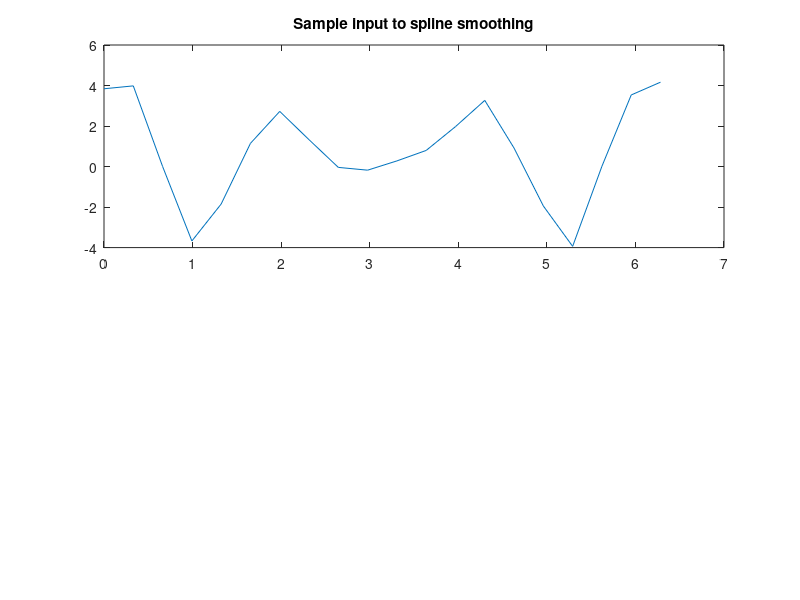

The MATLAB script that drew this image: (Note: this script raises an error after producing the figure.)
% stest.m - spline smoothing example 
% 
% Fred J. Frigo 
% Dec 13, 2001 

vsize = 20; 
w=linspace(0,2*pi, vsize); 

sig = 2.3*cos(3.0*w) + 1.2*sin(4.5*w) + cos(1.92*w); 
sig = sig + rand(1,vsize); 
figure(1); 
subplot(2,1,1); 
plot(w, sig); 
title('Sample input to spline smoothing'); 

smooth_factor = .999999999; 
sig_mag = abs(sig); 
ln_raw = -0.25*log(sig_mag); 
dy = exp(ln_raw); 

% Spline smoothing (DeBoor) 
spline_sig = smooth_spline( sig, dy, vsize, smooth_factor); 
subplot(2,1,2); 
plot(w, spline_sig); 
title('SPLINE SMOOTH smoothed output'); 
